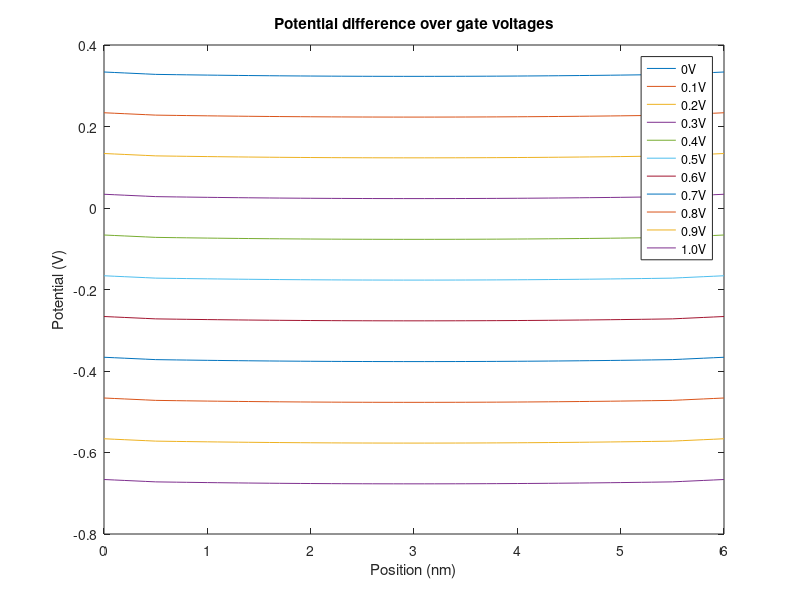
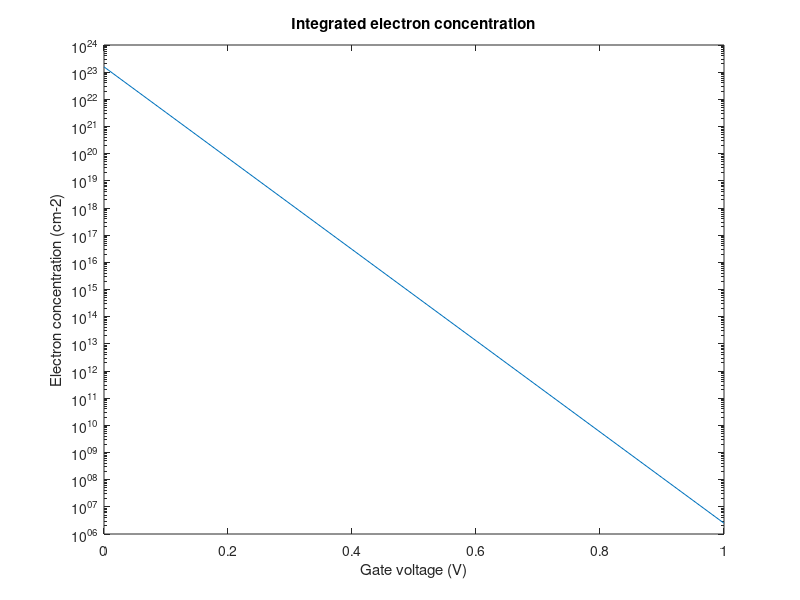

Write MATLAB code to recreate these figures, in order.
close all;
clear all;

q = 1.602192e-19; % Elementary charge (C)
eps0 = 8.854187817e-12; % Vacuum permittivity, (F/m)
k_B = 1.380662e-23; % Boltzmann constant (J/K) 
T = 300; % Temperature (K)
thermal = k_B*T/q;
Delta_x = 0.1e-9; % 0.1 nm spacing
N = 61; % 6 nm thick
x = Delta_x*transpose([0:N-1]); % real space (m)
Inter1 = 6; % At x = 0.5 nm
Inter2 = 56; % At x = 5.5 nm
eps_si = 11.7; % Silicon relative permittivity
eps_ox = 3.9; % Silicon dioxide relative permittivity
Nacc = 1e24; % 1e18/cm^3
ni = 1.075e16; % 1.075e10/cm^-4
coef = Delta_x*Delta_x*q/eps0;

res = zeros(N,11);
Jaco = sparse(N,N);
Jaco(1,1) = 1;
Jaco(N,N) = 1;
phi = zeros(N,11);
for i = 1:11
    phi(1,i) = 0.33374-(i-1)/10;
    phi(N,i) = 0.33374-(i-1)/10;
end


for j = 1:11
    for newton = 1:100
        for i = 2:N-1
            if      (i< Inter1 || i> Inter2)
                res(i,j) = eps_ox*phi(i+1,j)-2*eps_ox*phi(i,j)+eps_ox*phi(i-1,j);
                Jaco(i,i-1) = eps_ox; Jaco(i,i) = -2*eps_ox; Jaco (i,i+1) = eps_ox;
            elseif  (i == Inter1)
                res(i,j) = eps_si*phi(i+1,j)-(eps_si+eps_ox)*phi(i,j)+eps_ox*phi(i-1,j);
                Jaco(i,i-1) = eps_ox; Jaco(i,i) = -(eps_si+eps_ox); Jaco(i,i+1) = eps_si;
            elseif  (i == Inter2)
                res(i,j) = eps_ox*phi(i+1,j)-(eps_ox+eps_si)*phi(i,j)+eps_si*phi(i-1,j);
                Jaco(i,i-1) = eps_si; Jaco(i,i) = -(eps_ox+eps_si); Jaco(i,i+1) = eps_ox;
            else
                res(i,j) = eps_si*phi(i+1,j)-2*eps_si*phi(i,j)+eps_si*phi(i-1,j);
                Jaco(i,i-1) = eps_si; Jaco(i,i) = -2*eps_si; Jaco(i,i+1) = eps_si;
            end
        end
        for i = Inter1:Inter2
            if      (i == Inter1)
                res(i,j) = res(i,j)-coef*(Nacc+ni*exp(phi(i,j)/thermal))*0.5;
                Jaco(i,i) = Jaco(i,i)-coef*ni*exp(phi(i,j)/thermal)/thermal*0.5;
            elseif  (i==Inter2)
                res(i,j) = res(i,j)-coef*(Nacc+ni*exp(phi(i,j)/thermal))*0.5;
                Jaco(i,i) = Jaco(i,i)-coef*ni*exp(phi(i,j)/thermal)/thermal*0.5;
            else
                res(i,j) = res(i,j)-coef*(Nacc+ni*exp(phi(i,j)/thermal));
                Jaco(i,i) = Jaco(i,i)-coef*ni*exp(phi(i,j)/thermal)/thermal;
            end
        end
        update(:,j) = inv(Jaco)*(-res(:,j));
        phi(:,j) = phi(:,j)+update(:,j);        
    end
end

n = zeros(N,11);
for j = 1:11
    for i = Inter1:Inter2
        n(i,j) = ni*exp(phi(i,j)/thermal);
    end
end
n_integrated = sum(n);

figure(1);
for i = 1:11
    plot(x/1e-9,phi(:,i));
    hold all;
end
title ('Potential difference over gate voltages');
xlabel('Position (nm)');
ylabel('Potential (V)');
legend('0V','0.1V','0.2V','0.3V','0.4V','0.5V','0.6V','0.7V','0.8V','0.9V','1.0V','Location','Best');

figure(2);
Voltage_sweep = 0:0.1:1;
semilogy(Voltage_sweep,n_integrated);
title('Integrated electron concentration');
xlabel('Gate voltage (V)');
ylabel('Electron concentration (cm-2)');
